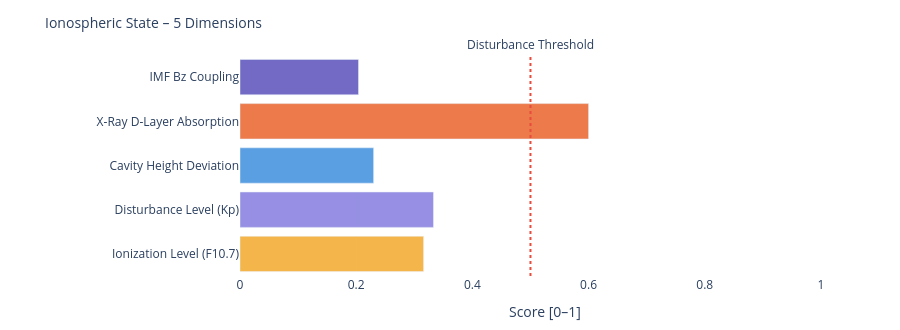

Here is the notebook cell this chart was saved with:
### Markdown cell above
---
### 📐 Systemic Insight: Geometric Cavity vs. Real Schumann Resonance

**Relevant for:** Layer 6 = delta analysis &nbsp;|&nbsp; Layer 7 = feature vector / system interpretation

A cavity height change from 80 km to 70 km shifts the **idealized geometric frequencies** only minimally:

| Modus | Aktuell | Referenz | Δ |
|-------|---------|----------|---|
| SR-1 | 10.4762 Hz | 10.4599 Hz | +16 mHz |
| SR-2 | 18.1452 Hz | 18.1171 Hz | +28 mHz |
| SR-3 | 25.6612 Hz | 25.6215 Hz | +40 mHz |
| SR-4 | 33.1285 Hz | 33.0772 Hz | +51 mHz |

The geometric effect is limited because 10 km is very small compared to Earth's radius (~6371 km).

**Consequence:** Real Schumann deviations are likely driven more strongly by **conductivity, damping, day/night structure, lightning distribution and source geometry** than by pure cavity height.

---

**Layer 6 compares:**
```
geometric Δ from Layer 4  vs.  observed Δ from real Schumann measurement data
```

**Layer 7 Feature:**
```
If real Δ >> geometric Δ  →  non-geometric factors dominant
```

### Code cell
# ============================================================
# IONOSPHERIC STATE – Summary gauge
# Five dimensions: ionization, disturbance, cavity height, X-Ray, Bz coupling
# ============================================================

def norm(v, lo, hi):
    if v is None: return None
    return round(max(0.0, min(1.0, (v - lo) / (hi - lo))), 3)

# Ionization level (F10.7 → F2-Layer)
ioniz = norm(f107_val, 60, 250)

# Disturbance level (Kp → E/F-Layer irregularities)
disturb = norm(kp_val, 0, 9)

# Cavity height deviation from reference (80 km)
h_dev = norm(abs(h_eff - 80), 0, 20)

# X-Ray ionization (D-Layer absorption)
xray_ioniz = None
if xray_now is not None:
    xray_ioniz = norm(math.log10(max(xray_now, 1e-9)) + 9, 0, 5)

# Bz coupling (southward Bz → stronger magnetosphere-ionosphere coupling)
bz_coupling = norm(-(bz_now or 0), -5, 30) if bz_now is not None else None

dims = [
    ('Ionization Level (F10.7)',    ioniz,      '#F2A623'),
    ('Disturbance Level (Kp)',      disturb,    '#7F77DD'),
    ('Cavity Height Deviation',     h_dev,      '#378ADD'),
    ('X-Ray D-Layer Absorption',    xray_ioniz, '#E85D24'),
    ('IMF Bz Coupling',             bz_coupling,'#534AB7'),
]

fig = go.Figure()
for name, val, col in dims:
    if val is not None:
        h = int(val * 20)
        bar = '█' * h + '░' * (20 - h)
        label = f'{name}:  {bar}  {val:.3f}'
    else:
        label = f'{name}:  {"─" * 20}  n/a'
    fig.add_trace(go.Bar(
        x=[val if val is not None else 0],
        y=[name],
        orientation='h',
        marker_color=col, opacity=0.82,
        showlegend=False
    ))

fig.add_vline(x=0.5, line_dash='dot', line_color='#e74c3c',
              annotation_text='Disturbance Threshold', annotation_position='top')
fig.update_layout(
    title=dict(text='Ionospheric State – 5 Dimensions', font=dict(size=14)),
    xaxis=dict(title='Score [0–1]', range=[0, 1.05]),
    height=330, plot_bgcolor='rgba(0,0,0,0)', paper_bgcolor='rgba(0,0,0,0)',
    margin=dict(l=240, r=50, t=55, b=40)
)
fig.show()

print(f'\nIonospheric state:')
for name, val, _ in dims:
    print(f'  {name:<35} {val:.3f}' if val is not None else f'  {name:<35} n/a')

### Figure 1 — Plotly figure (JSON) as saved in the notebook; plotly's stock layout.template omitted (floating-point values rounded to 4 significant figures)
{"data": [{"marker": {"color": "#F2A623"}, "opacity": 0.82, "orientation": "h", "showlegend": false, "type": "bar", "x": [0.316], "y": ["Ionization Level (F10.7)"]}, {"marker": {"color": "#7F77DD"}, "opacity": 0.82, "orientation": "h", "showlegend": false, "type": "bar", "x": [0.333], "y": ["Disturbance Level (Kp)"]}, {"marker": {"color": "#378ADD"}, "opacity": 0.82, "orientation": "h", "showlegend": false, "type": "bar", "x": [0.23], "y": ["Cavity Height Deviation"]}, {"marker": {"color": "#E85D24"}, "opacity": 0.82, "orientation": "h", "showlegend": false, "type": "bar", "x": [0.6], "y": ["X-Ray D-Layer Absorption"]}, {"marker": {"color": "#534AB7"}, "opacity": 0.82, "orientation": "h", "showlegend": false, "type": "bar", "x": [0.204], "y": ["IMF Bz Coupling"]}], "layout": {"annotations": [{"showarrow": false, "text": "Disturbance Threshold", "x": 0.5, "xanchor": "center", "xref": "x", "y": 1, "yanchor": "bottom", "yref": "y domain"}], "height": 330, "margin": {"b": 40, "l": 240, "r": 50, "t": 55}, "paper_bgcolor": "rgba(0,0,0,0)", "plot_bgcolor": "rgba(0,0,0,0)", "shapes": [{"line": {"color": "#e74c3c", "dash": "dot"}, "type": "line", "x0": 0.5, "x1": 0.5, "xref": "x", "y0": 0, "y1": 1, "yref": "y domain"}], "title": {"font": {"size": 14}, "text": "Ionospheric State – 5 Dimensions"}, "xaxis": {"range": [0, 1.05], "title": {"text": "Score [0–1]"}}}}
